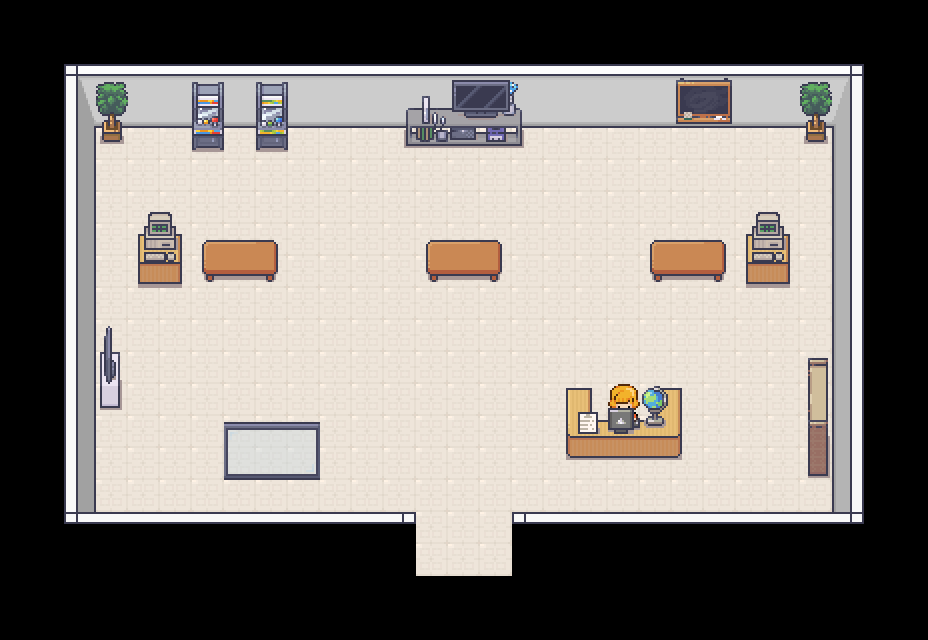

A 2D game scene composited from a Tiled map and its tileset images. What follows is a short description and the map's XML, with each tile layer's data collapsed to a summary:
An orthogonal 29x20 tile map with 32x32 px tiles, 6 tile layers (Piso, Paredes, Móveis, Acima dos Móveis, ...), 4 tilesets and 17 objects (player_spawn, npc_a, npc_b, npc_c, mesa_stand_b, ...).

<map version="1.10" tiledversion="1.10.2" orientation="orthogonal" renderorder="right-down" width="29" height="20" tilewidth="32" tileheight="32" infinite="0" nextlayerid="12" nextobjectid="34">
 <tileset firstgid="1" source="tileset_paredes.tsx" />
 <tileset firstgid="8285" source="tileset_generic.tsx" />
 <tileset firstgid="9533" source="tileset_estoque.tsx" />
 <tileset firstgid="10333" source="tileset_biblioteca.tsx" />
 <layer id="3" name="Piso" width="29" height="20">
  <data>[580 cells, 356 non-empty, 1 distinct tile ids]</data>
 </layer>
 <layer id="4" name="Paredes" width="29" height="20">
  <data>[580 cells, 96 non-empty, 11 distinct tile ids]</data>
 </layer>
 <objectgroup id="11" name="Personagens">
  <object id="30" name="player_spawn" x="463.333" y="540.667">
   <point />
  </object>
  <object id="31" name="npc_a" x="237.5" y="227">
   <point />
  </object>
  <object id="32" name="npc_b" x="464.5" y="228.5">
   <point />
  </object>
  <object id="33" name="npc_c" x="688" y="228">
   <point />
  </object>
 </objectgroup>
 <layer id="5" name="Móveis" width="29" height="20">
  <data>[580 cells, 81 non-empty, 60 distinct tile ids]</data>
 </layer>
 <layer id="6" name="Acima dos Móveis" width="29" height="20">
  <data>[580 cells, 4 non-empty, 4 distinct tile ids]</data>
 </layer>
 <layer id="7" name="Janelas" width="29" height="20">
  <data>[580 cells, 6 non-empty, 6 distinct tile ids]</data>
 </layer>
 <objectgroup id="10" name="ObjetosColisores">
  <object id="4" name="mesa_stand_b" x="426.341" y="239.364" width="75" height="42.1364" />
  <object id="5" name="mesa_stand_a" x="201.977" y="239.432" width="76.2727" height="42.1364" />
  <object id="6" name="mesa_stand_c" x="649.614" y="239.932" width="76.6364" height="42.1364" />
  <object id="14" name="estante" x="808.273" y="358.19" width="20.5606" height="117.538" />
  <object id="16" name="estante_tv" x="405.591" y="79" width="116.614" height="67.4545" />
  <object id="17" name="arcade_1" x="191.591" y="82.25" width="32.2045" height="67.9545" />
  <object id="19" name="arcade_2" x="255.648" y="82.25" width="32.2045" height="67.7727" />
  <object id="24" name="pc_1" x="137.94" y="233.94" width="44.3636" height="50.1212" />
  <object id="25" name="pc_2" x="746.122" y="233.576" width="43.4545" height="50.6667" />
  <object id="26" x="565.75" y="387.75" width="116.023" height="70.3409" />
  <object id="27" name="mesa_tv" x="99.3333" y="352" width="20" height="56.6667" />
  <object id="28" name="planta_1" x="101" y="119.333" width="21.6667" height="23" />
  <object id="29" name="planta_2" x="805.758" y="119.25" width="20.5758" height="23" />
 </objectgroup>
 <layer id="9" name="BlocosColisores" width="29" height="20" opacity="0" offsetx="138" offsety="100">
  <properties>
   <property name="solid" type="bool" value="true" />
  </properties>
  <data>[580 cells, 72 non-empty, 1 distinct tile ids]</data>
 </layer>
</map>
